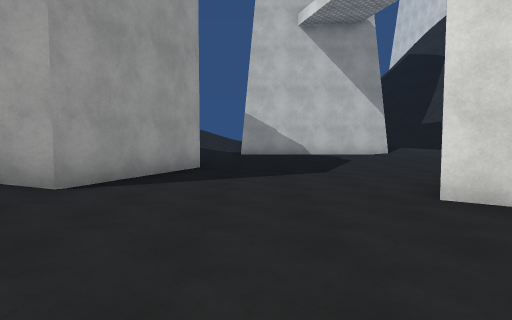
View 1 (above)

21 first-person views from a walk through a Unity game level. The camera is 1.5 m above the floor, tilts 4° down and sees 70° across. The floor is counted in squares, 2 m on a side. Each view is taken from the middle of a square. On the plan, view 1 faces up. The plan holds only what a view shows up to about 11 squares ahead; the rest is blank. The place goes on beyond the plan. Surface patterns are stand-ins for the level's own textures.

View 2
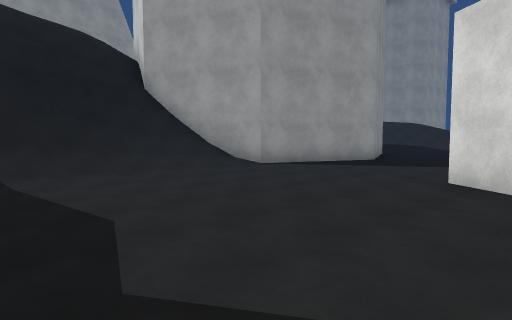

View 3
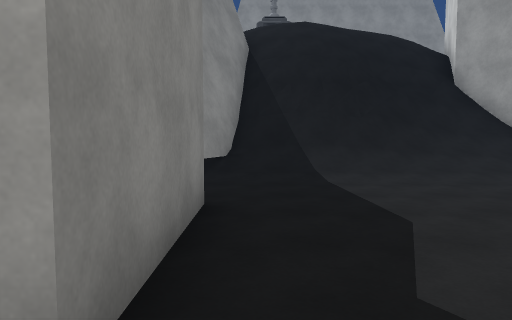

View 4
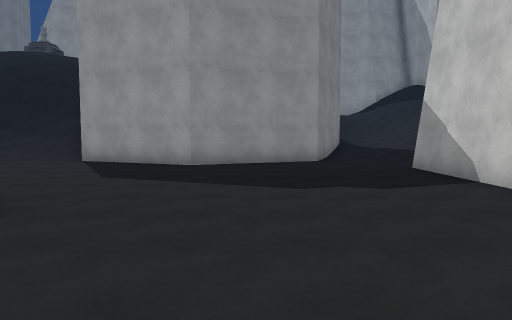

View 5
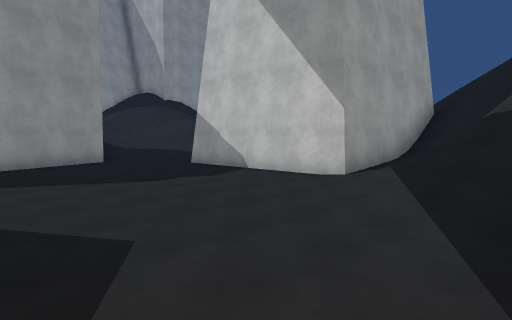

View 6
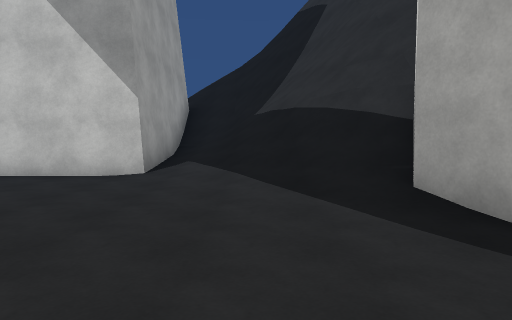

View 7
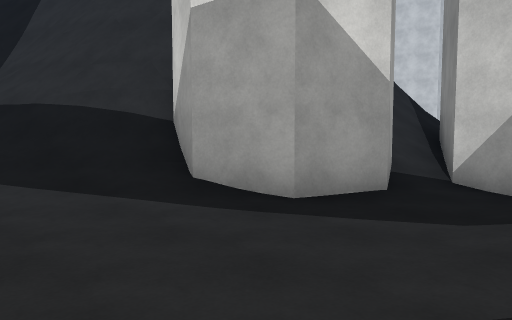

View 8
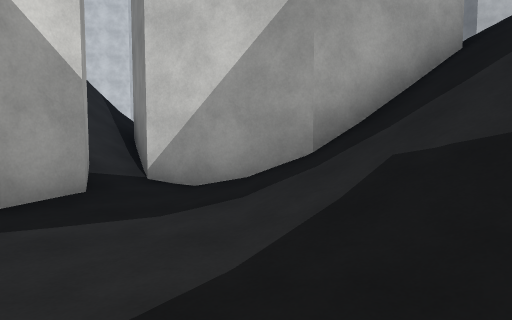

View 9
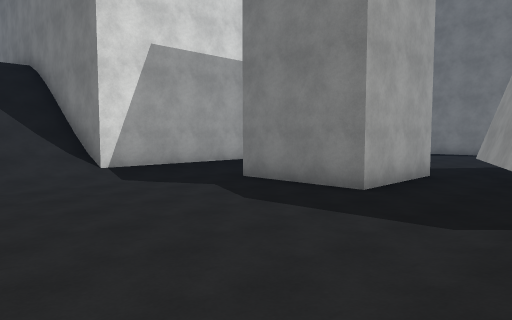

View 10
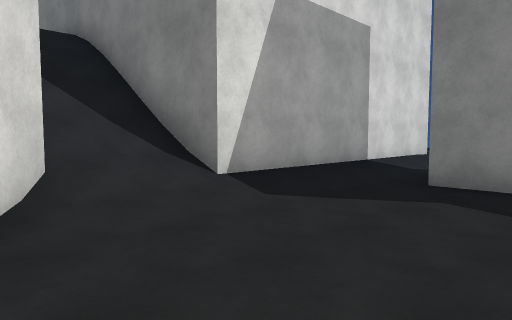

View 11
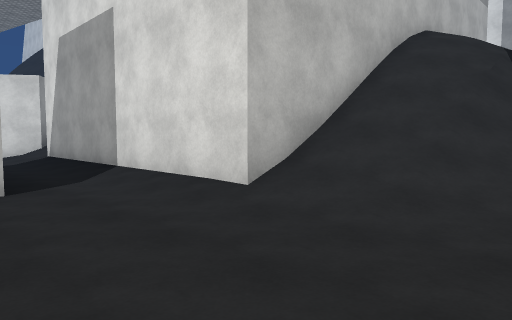

View 12
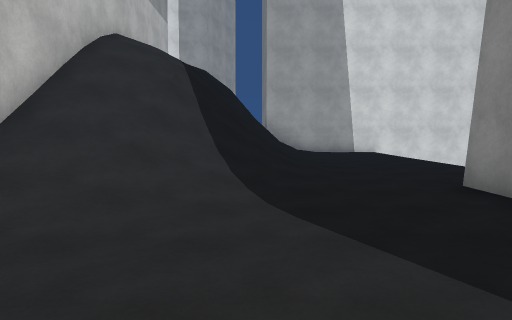

View 13
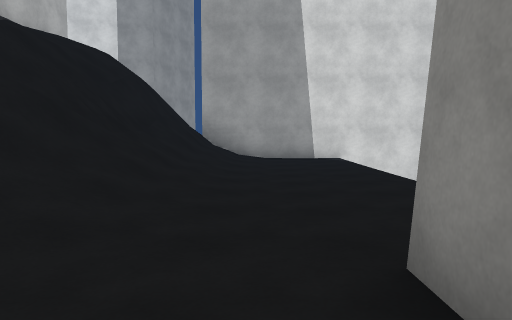

View 14
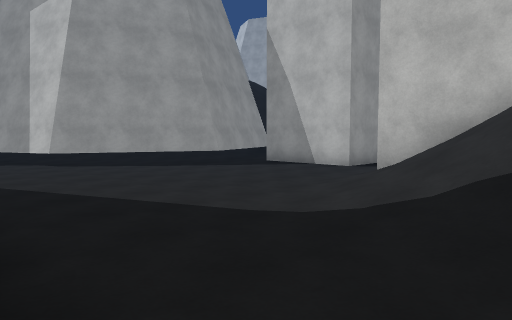

View 15
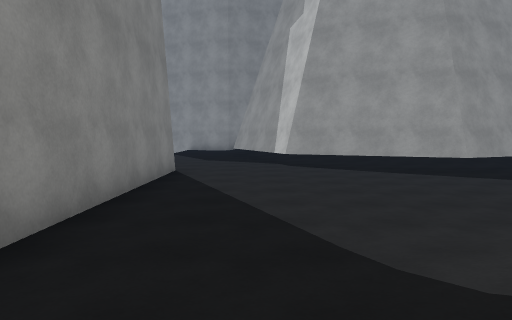

View 16
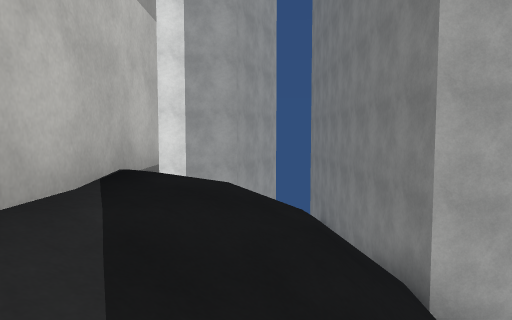

View 17
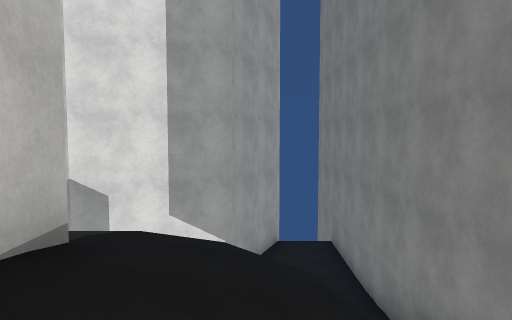

View 18
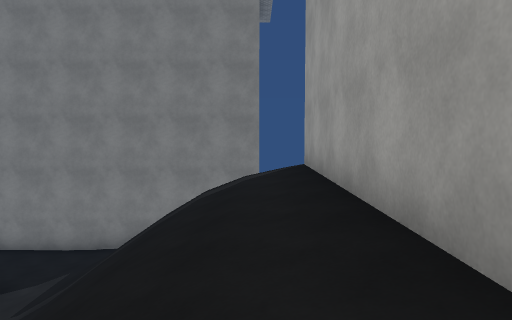

View 19
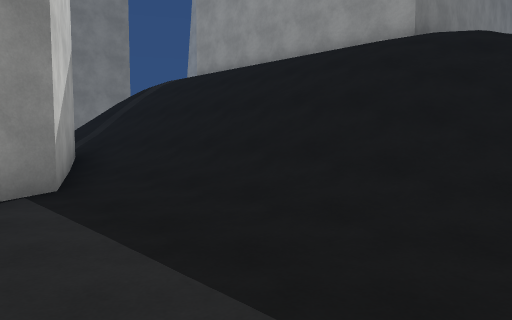

View 20
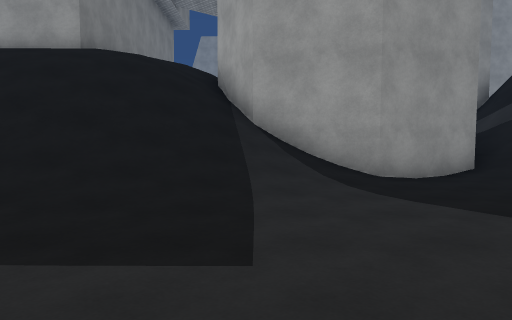

View 21
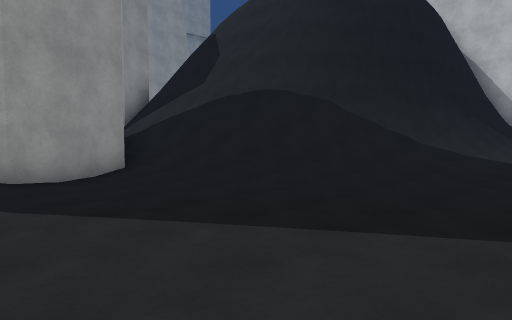

### Floor plan
Key: @ floor where view 1 was taken; # wall or solid block; . main floor; : floor 0.25 m higher than the main floor; + floor 0.5 m higher than the main floor; * floor 5.5 m higher than the main floor; % floor 6 m higher than the main floor; / step, stairs or slope; = window, fence, low wall or low ledge; v drop or lower ground.
Columns run from 6 left of view 1 to 24 right of it. Each row starts with its distance up from view 1.
 18           #//##            //
 17           ##/##           #//
 16            #//##         ##//
 15            #//##         ##//
 14    :..######///##        ##/+
 13    .........+//##      ###//++
 12    #.........///   ######//+++
 11    #........../#   ####////+++
 10    ##..........###////////++++
  9     #............:/## //++++++
  8     #.............##  #::::++++
  7    ##.....  ...//##   ##:::++++
  6    #......   :///#    ##+::+++
  5  ###.....     ///##   #//++++++
  4 ##/:.....#      //# ###///+++++
  3 #//+......       ///#/////++++
  2 ///+.......#/      ////////++
  1 ////.......//////   %//////+++
  0 /#//..@..../////%     /////+++
 -1 ////.......###########*////++
 -2 ////.......#         #*////+#
 -3 ####..####.#         #*////+#
 -4    ##.####.#         #*////##
 -5     #.####.#         #*////#
 -6     ##.....#         #*////
 -7      #.....#         #*////
 -8     ##.....###########*////+##
 -9     #......////////////  //++##
-10     #.......///////////   /++++
-11   ###.......:////=vvvv ///+++++
-12   #..........:++++////#########
-13    ...........::::::++#
-14    :::########::::::::#
-15               ::::::::#
-16                       #

Where each view was taken, in squares from view 1:
view 1: 0 up, 0 right, facing up
view 2: 2 down, 4 right, facing up-left
view 3: 2 down, 4 right, facing left
view 4: 10 up, 8 right, facing left
view 5: 7 up, 9 right, facing up-left
view 6: 7 up, 7 right, facing up
view 7: 7 up, 6 right, facing up-right
view 8: 7 up, 6 right, facing right
view 9: 3 up, 3 left, facing down-right
view 10: 3 up, 1 right, facing down-right
view 11: 11 down, 2 right, facing up-right
view 12: 11 down, 2 right, facing right
view 13: 13 down, 5 right, facing right
view 14: 14 down, 8 right, facing up-left
view 15: 12 down, 8 right, facing left
view 16: 9 down, 11 right, facing right
view 17: 9 down, 13 right, facing right
view 18: 1 down, 16 right, facing down
view 19: 3 up, 23 right, facing down-left
view 20: 4 up, 24 right, facing left
view 21: 5 up, 24 right, facing up-left
